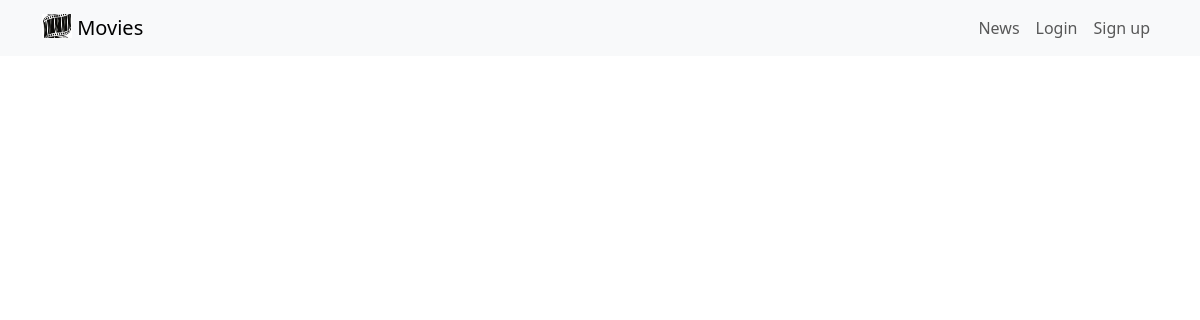
Before: /news/ with the older database file.
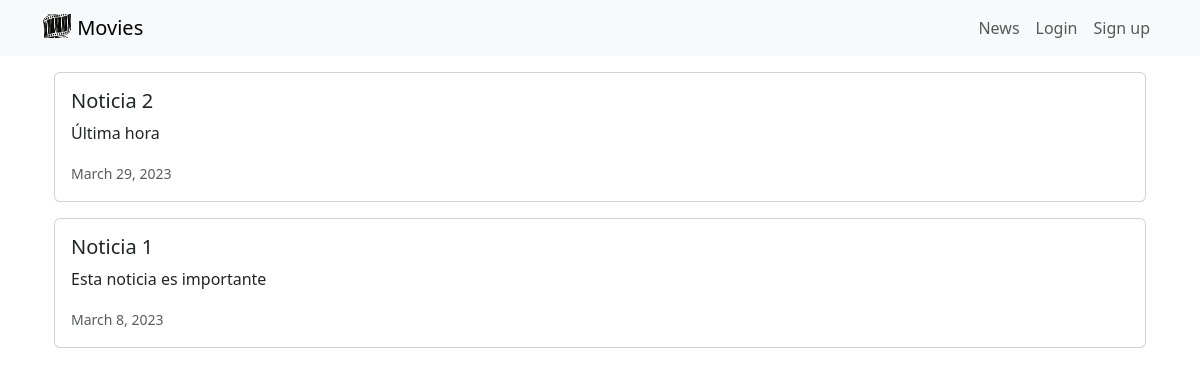
After: the same page with the newer database file.
### news/models.py (models this page shows, shortened)
class News(models.Model):
    headline=models.CharField(max_length=200)
    body=models.TextField()
    date=models.DateField()

### news/views.py (the view)
# urls.py: path('news/', include('news.urls'))
def news(request):
    newss=News.objects.all().order_by('-date')
    return render(request, 'news.html', {'newss':newss})

### news/templates/news.html (shortened to what this page needs)
<!doctype html>
<html lang="en">
<head>
    <link href="https://cdn.jsdelivr.net/npm/bootstrap@5.3.0-alpha2/dist/css/bootstrap.min.css" rel="stylesheet">
</head>
<body>
    {% extends 'base.html' %}
    {% block content %}
    <div class="container">
        {% for news in newss %}
        <div class="card mb-3">
            <div class="row g-0">
                <div>
                    <div class="card-body">
                        <h5 class="card-title">{{ news.headline }}</h5>
                        <p class="card-text">{{ news.body }}</p>
                        <p class="card-text"><small class="text-muted">
                            {{ news.date }}
                        </small></p>
                    </div>
                </div>
            </div>
        </div>
        {% endfor %}
    </div>
    {% endblock content %}

### moviereviews/templates/base.html (shortened to what this page needs)
<!doctype html>
<html lang="en">
    <head>
        <link href="https://cdn.jsdelivr.net/npm/bootstrap@5.3.0-alpha2/dist/css/bootstrap.min.css" rel="stylesheet">
    </head>
    <body>
        <nav class="navbar navbar-expand-lg navbar-light bg-light mb-3">
            <div class="container">
                <a class="navbar-brand" href="{% url 'home' %}">
                    {% load static %}
                    <img src="{% static 'images/movie.JPG' %}" alt="" width="30" height="24"
                    class="d-inline-block align-text-top" />
                    Movies
                </a>
                <div class="collapse navbar-collapse" id="navbarNavAltMarkup">
                    <div class="navbar-nav ms-auto">
                        <a class="nav-link" href="{% url 'news' %}">News</a>
                        <a class="nav-link" href="#">Login</a>
                        <a class="nav-link" href="#">Sign up</a>
                    </div>
                </div>
            </div>
        </nav>
           <div class="container">
                {% block content %}
                {% endblock content %}
           </div>
    </body>
</html>

Changed rows visible on the page:
added News: headline "Noticia 2", body "Última hora", date "March 29, 2023"
added News: headline "Noticia 1", body "Esta noticia es importante", date "March 8, 2023"
